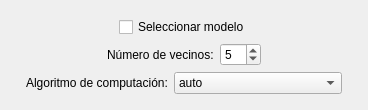
          <widget class="QWidget" name="k_vecinos">
           <property name="geometry">
            <rect>
             <x>0</x>
             <y>0</y>
             <width>368</width>
             <height>110</height>
            </rect>
           </property>
           <attribute name="label">
            <string>K Vecinos Cercanos</string>
           </attribute>
           <layout class="QVBoxLayout" name="verticalLayout_9">
            <item>
             <spacer name="verticalSpacer_7">
              <property name="orientation">
               <enum>Qt::Vertical</enum>
              </property>
              <property name="sizeHint" stdset="0">
               <size>
                <width>20</width>
                <height>88</height>
               </size>
              </property>
             </spacer>
            </item>
            <item>
             <layout class="QHBoxLayout" name="horizontalLayout_15">
              <item>
               <spacer name="horizontalSpacer_29">
                <property name="orientation">
                 <enum>Qt::Horizontal</enum>
                </property>
                <property name="sizeHint" stdset="0">
                 <size>
                  <width>40</width>
                  <height>20</height>
                 </size>
                </property>
               </spacer>
              </item>
              <item>
               <widget class="QCheckBox" name="knn_check">
                <property name="text">
                 <string>Seleccionar modelo</string>
                </property>
               </widget>
              </item>
              <item>
               <spacer name="horizontalSpacer_30">
                <property name="orientation">
                 <enum>Qt::Horizontal</enum>
                </property>
                <property name="sizeHint" stdset="0">
                 <size>
                  <width>40</width>
                  <height>20</height>
                 </size>
                </property>
               </spacer>
              </item>
             </layout>
            </item>
            <item>
             <layout class="QHBoxLayout" name="horizontalLayout_16">
              <item>
               <spacer name="horizontalSpacer_27">
                <property name="orientation">
                 <enum>Qt::Horizontal</enum>
                </property>
                <property name="sizeHint" stdset="0">
                 <size>
                  <width>40</width>
                  <height>20</height>
                 </size>
                </property>
               </spacer>
              </item>
              <item>
               <widget class="QLabel" name="label_14">
                <property name="text">
                 <string>Número de vecinos:</string>
                </property>
               </widget>
              </item>
              <item>
               <widget class="QSpinBox" name="knn_spinBox">
                <property name="maximum">
                 <number>99</number>
                </property>
                <property name="singleStep">
                 <number>1</number>
                </property>
                <property name="value">
                 <number>5</number>
                </property>
               </widget>
              </item>
              <item>
               <spacer name="horizontalSpacer_28">
                <property name="orientation">
                 <enum>Qt::Horizontal</enum>
                </property>
                <property name="sizeHint" stdset="0">
                 <size>
                  <width>40</width>
                  <height>20</height>
                 </size>
                </property>
               </spacer>
              </item>
             </layout>
            </item>
            <item>
             <layout class="QHBoxLayout" name="horizontalLayout_17">
              <item>
               <spacer name="horizontalSpacer_25">
                <property name="orientation">
                 <enum>Qt::Horizontal</enum>
                </property>
                <property name="sizeHint" stdset="0">
                 <size>
                  <width>40</width>
                  <height>20</height>
                 </size>
                </property>
               </spacer>
              </item>
              <item>
               <widget class="QLabel" name="label_15">
                <property name="text">
                 <string>Algoritmo de computación:</string>
                </property>
               </widget>
              </item>
              <item>
               <widget class="QComboBox" name="knn_comboBox">
                <item>
                 <property name="text">
                  <string>auto</string>
                 </property>
                </item>
                <item>
                 <property name="text">
                  <string>brute (brute-force search)</string>
                 </property>
                </item>
                <item>
                 <property name="text">
                  <string>kd_tree</string>
                 </property>
                </item>
                <item>
                 <property name="text">
                  <string>ball_tree</string>
                 </property>
                </item>
               </widget>
              </item>
              <item>
               <spacer name="horizontalSpacer_26">
                <property name="orientation">
                 <enum>Qt::Horizontal</enum>
                </property>
                <property name="sizeHint" stdset="0">
                 <size>
                  <width>40</width>
                  <height>20</height>
                 </size>
                </property>
               </spacer>
              </item>
             </layout>
            </item>
            <item>
             <spacer name="verticalSpacer_8">
              <property name="orientation">
               <enum>Qt::Vertical</enum>
              </property>
              <property name="sizeHint" stdset="0">
               <size>
                <width>20</width>
                <height>87</height>
               </size>
              </property>
             </spacer>
            </item>
           </layout>
          </widget>
